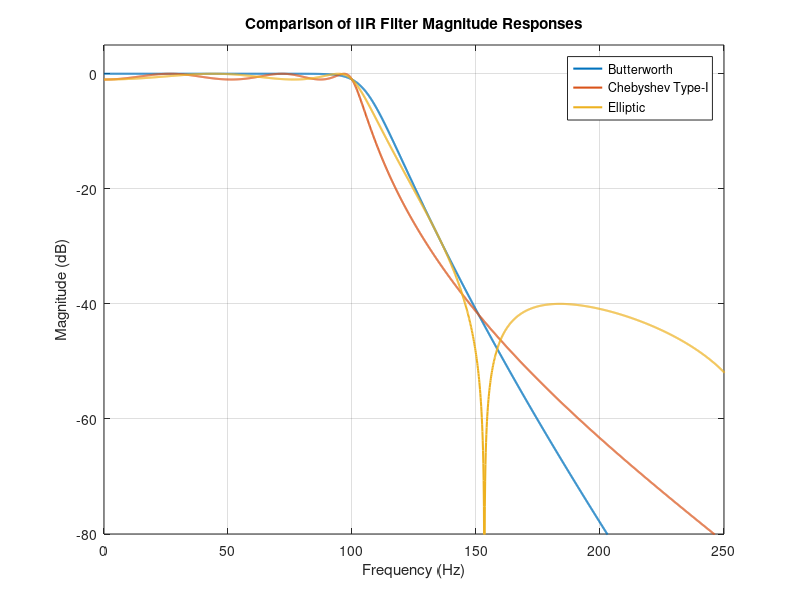

MATLAB code to generate this figure: (Note: this script raises an error after producing the figure.)
clc;
clear;
close all;
%% =========================================================
% DESIGN AND COMPARATIVE ANALYSIS OF
% BUTTERWORTH, CHEBYSHEV-I AND ELLIPTIC IIR FILTERS
% =========================================================
%% 1. INPUT PARAMETERS
Fs = 1000; % Sampling frequency (Hz)
Fp = 100; % Passband edge (Hz)
Fst = 150; % Stopband edge (Hz)
Rp = 1; % Passband ripple (dB)
Rs = 40; % Stopband attenuation (dB)
% Normalized frequencies
Wp = Fp/(Fs/2);
Wst = Fst/(Fs/2);
%% =========================================================
% 2. CHEBYSHEV TYPE-I FORMULA
% =========================================================
epsilon = sqrt(10^(Rp/10)-1);
N_formula = acosh(sqrt((10^(Rs/10)-1)/(10^(Rp/10)-1))) ...
/ acosh(Fst/Fp);
N_theory = ceil(N_formula);
%% =========================================================
% 3. BUTTERWORTH FILTER
% =========================================================
[Nb,Wb] = buttord(Wp,Wst,Rp,Rs);
[bB,aB] = butter(Nb,Wb,'low');
%% =========================================================

% 4. CHEBYSHEV TYPE-I FILTER
% =========================================================
[Nc,Wc] = cheb1ord(Wp,Wst,Rp,Rs);
[bC,aC] = cheby1(Nc,Rp,Wc,'low');
%% =========================================================
% 5. ELLIPTIC FILTER
% =========================================================
[Ne,We] = ellipord(Wp,Wst,Rp,Rs);
[bE,aE] = ellip(Ne,Rp,Rs,We,'low');
%% =========================================================
% 6. DISPLAY INPUT PARAMETERS
% =========================================================
fprintf('\n====================================================\n');
fprintf(' IIR FILTER COMPARATIVE ANALYSIS\n');
fprintf('====================================================\n');
fprintf('\nINPUT PARAMETERS\n');
fprintf('Sampling Frequency = %.2f Hz\n',Fs);
fprintf('Passband Edge Frequency = %.2f Hz\n',Fp);
fprintf('Stopband Edge Frequency = %.2f Hz\n',Fst);
fprintf('Passband Ripple = %.2f dB\n',Rp);
fprintf('Stopband Attenuation = %.2f dB\n',Rs);
%% =========================================================
% 7. CHEBYSHEV FORMULA RESULTS
% =========================================================
fprintf('\nCHEBYSHEV TYPE-I FORMULA\n');
fprintf('Ripple factor epsilon = %.4f\n',epsilon);
fprintf('Calculated order = %.4f\n',N_formula);
fprintf('Theoretical minimum N = %d\n',N_theory);
%% =========================================================
% 8. FILTER ORDER COMPARISON
% =========================================================
fprintf('\n====================================================\n');
fprintf(' FILTER ORDER COMPARISON\n');
fprintf('====================================================\n');
fprintf('Butterworth Order = %d\n',Nb);
fprintf('Chebyshev Type-I Order = %d\n',Nc);
fprintf('Elliptic Order = %d\n',Ne);
%% =========================================================

% 9. COEFFICIENTS
% ==========================================================
fprintf('\n====================================================\n');
fprintf(' BUTTERWORTH COEFFICIENTS\n');
fprintf('====================================================\n');
fprintf('Numerator b =\n');
disp(bB);
fprintf('Denominator a =\n');
disp(aB);
fprintf('\n====================================================\n');
fprintf(' CHEBYSHEV TYPE-I COEFFICIENTS\n');
fprintf('====================================================\n');
fprintf('Numerator b =\n');
disp(bC);
fprintf('Denominator a =\n');
disp(aC);
fprintf('\n====================================================\n');
fprintf(' ELLIPTIC COEFFICIENTS\n');
fprintf('====================================================\n');
fprintf('Numerator b =\n');
disp(bE);
fprintf('Denominator a =\n');
disp(aE);
%% =========================================================
% 10. FREQUENCY RESPONSES
% ==========================================================
N = 4096;
[HB,f] = freqz(bB,aB,N,Fs);
[HC,~] = freqz(bC,aC,N,Fs);
[HE,~] = freqz(bE,aE,N,Fs);
MB = 20*log10(abs(HB)+eps);
MC = 20*log10(abs(HC)+eps);
ME = 20*log10(abs(HE)+eps);
%% =========================================================
% 11. PASSBAND RIPPLE
% ==========================================================

P = f <= Fp;
Ripple_B = max(MB(P))-min(MB(P));
Ripple_C = max(MC(P))-min(MC(P));
Ripple_E = max(ME(P))-min(ME(P));
%% =========================================================
% 12. STOPBAND ATTENUATION
% ==========================================================
S = f >= Fst;
Stop_B = -max(MB(S));
Stop_C = -max(MC(S));
Stop_E = -max(ME(S));
%% =========================================================
% 13. PERCENTAGE DEVIATION
% ==========================================================
Dev_C_Ripple = abs(Ripple_C-Rp)/Rp*100;
Dev_B_Stop = abs(Stop_B-Rs)/Rs*100;
Dev_C_Stop = abs(Stop_C-Rs)/Rs*100;
Dev_E_Stop = abs(Stop_E-Rs)/Rs*100;
%% =========================================================
% 14. TRANSITION CHARACTERISTICS
% ==========================================================
TransitionBW = Fst-Fp;
%% =========================================================
% 15. DISPLAY PERFORMANCE
% ==========================================================
fprintf('\n====================================================\n');
fprintf(' FILTER PERFORMANCE\n');
fprintf('====================================================\n');
fprintf('\nPASSBAND RIPPLE\n');
fprintf('Butterworth = %.4f dB\n',Ripple_B);
fprintf('Chebyshev Type-I = %.4f dB\n',Ripple_C);
fprintf('Elliptic = %.4f dB\n',Ripple_E);
fprintf('\nSTOPBAND ATTENUATION\n');
fprintf('Butterworth = %.4f dB\n',Stop_B);
fprintf('Chebyshev Type-I = %.4f dB\n',Stop_C);
fprintf('Elliptic = %.4f dB\n',Stop_E);

fprintf('\nCHEBYSHEV RIPPLE DEVIATION\n');
fprintf('Specified Ripple = %.2f dB\n',Rp);
fprintf('Measured Ripple = %.4f dB\n',Ripple_C);
fprintf('Percentage Deviation = %.4f %%\n',Dev_C_Ripple);
fprintf('\nTRANSITION CHARACTERISTICS\n');
fprintf('Passband Edge = %.2f Hz\n',Fp);
fprintf('Stopband Edge = %.2f Hz\n',Fst);
fprintf('Transition Band = %.2f Hz\n',TransitionBW);
%% =========================================================
% 16. MAGNITUDE RESPONSE
% ==========================================================
figure;
plot(f,MB,'LineWidth',1.5);
hold on;
plot(f,MC,'LineWidth',1.5);
plot(f,ME,'LineWidth',1.5);
grid on;
xlabel('Frequency (Hz)');
ylabel('Magnitude (dB)');
title('Comparison of IIR Filter Magnitude Responses');
legend('Butterworth','Chebyshev Type-I','Elliptic');
xlim([0 250]);
ylim([-80 5]);
xline(Fp,'--','Fp = 100 Hz');
xline(Fst,'--','Fst = 150 Hz');
yline(-Rp,'--','Rp = -1 dB');
yline(-Rs,'--','Rs = -40 dB');
hold off;
%% =========================================================
% 17. PHASE RESPONSE
% ==========================================================
Phase_B = unwrap(angle(HB))*180/pi;
Phase_C = unwrap(angle(HC))*180/pi;
Phase_E = unwrap(angle(HE))*180/pi;

figure;
plot(f,Phase_B,'LineWidth',1.2);
hold on;
plot(f,Phase_C,'LineWidth',1.2);
plot(f,Phase_E,'LineWidth',1.2);
grid on;
xlabel('Frequency (Hz)');
ylabel('Phase (degrees)');
title('Comparison of IIR Filter Phase Responses');
legend('Butterworth','Chebyshev Type-I','Elliptic');
xlim([0 250]);
hold off;
%% =========================================================
% 18. FILTER ORDER GRAPH
% ==========================================================
figure;
bar([Nb Nc Ne]);
set(gca,'XTick',1:3);
set(gca,'XTickLabel',...
{'Butterworth','Chebyshev-I','Elliptic'});
ylabel('Filter Order');
xlabel('Filter Type');
title('Comparison of IIR Filter Orders');
grid on;
